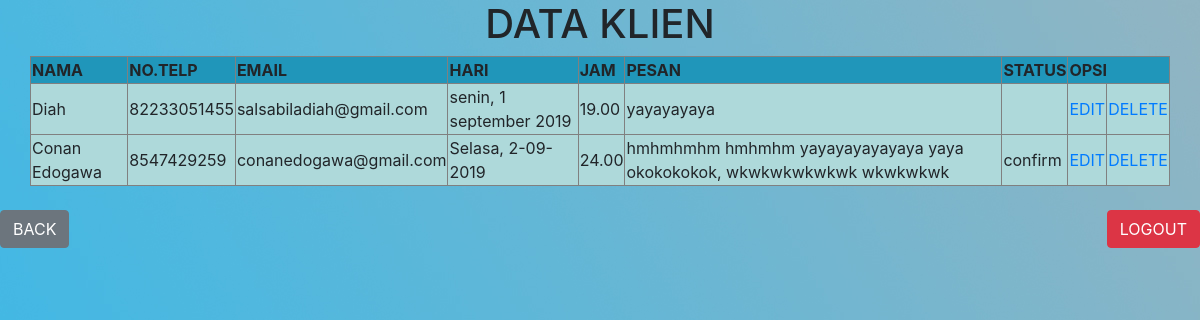
/admin3.php, run on the app's committed database.
### tables this page shows
CREATE TABLE `pesanan` (
  `id_pemesanan` int(8) NOT NULL,
  `namaa` varchar(70) NOT NULL,
  `telpp` bigint(15) NOT NULL,
  `email` varchar(50) NOT NULL,
  `hari` varchar(30) NOT NULL,
  `jam` varchar(8) NOT NULL,
  `pesan` varchar(500) NOT NULL,
  `ket` varchar(20) NOT NULL
);

### admin3.php (the view, shortened to what this page needs)
<!DOCTYPE html>
<html lang="en">
<head>
    <link rel="stylesheet" type="text/css" href="admin.css";>
    <link rel="stylesheet" href="./assets/bootstrap-4.4.1-dist/css//bootstrap.css">
    <link rel="stylesheet" href="https://use.fontawesome.com/releases/v5.7.0/css/all.css">
</head>
<body>
    <center><h1>DATA KLIEN</h1>
        <table bgcolor="#aed9da" border="1" width="95%"></center>
            <tr>
                <th bgcolor="#2096ba">NAMA</th>
                <th bgcolor="#2096ba">NO.TELP</th>
                <th bgcolor="#2096ba">EMAIL</th>
                <th bgcolor="#2096ba">HARI</th>
                <th bgcolor="#2096ba">JAM</th>
                <th bgcolor="#2096ba">PESAN</th>
                <th bgcolor="#2096ba">STATUS</th>
                <th colspan="2" bgcolor="#2096ba">OPSI</th>
            </tr>
            <?php
                include 'koneksi.php';
                $sql = "SELECT*FROM pesanan";
                $query = mysqli_query($connect,$sql);
                while($data=mysqli_fetch_array($query)){
                    echo "<tr>";
                    echo "<td>".$data['namaa']."</td>";
                    echo "<td>".$data['telpp']."</td>";
                    echo "<td>".$data['email']."</td>";
                    echo "<td>".$data['hari']."</td>";
                    echo "<td>".$data['jam']."</td>";
                    echo "<td>".$data['pesan']."</td>";
                    echo "<td>".$data['ket']."</td>";
                    echo "<td><a href='form_update2.php?id_pemesanan=".$data['id_pemesanan']."'> EDIT</a></td>";
                    echo "<td><a href='delete.php?id_pemesanan=".$data['id_pemesanan']."'onlick='return confirm(\"Apakah anda yakin ingin menghapus data?\")'>DELETE</a></td>";
                }
            ?>
        <br>
        <a href="pesan.php" class="btn btn-secondary float-left">BACK</a>
        <a href="logout.php" class="btn btn-danger float-right">LOGOUT</a>
</body>
</html>

### admin.css (style rules this page uses)
body { background-image: url('Biru.jpg'); }

### data on the page
pesanan: namaa "Diah", telpp "82233051455", email "salsabiladiah@gmail.com", hari "senin, 1 september 2019", jam "19.00", pesan "yayayayaya"
pesanan: namaa "Conan Edogawa", telpp "8547429259", email "conanedogawa@gmail.com", hari "Selasa, 2-09-2019", jam "24.00", pesan "hmhmhmhm hmhmhm yayayayayayaya yaya okokokokok, wkwkwkwkwkwk wkwkwkwk", ket "confirm"
